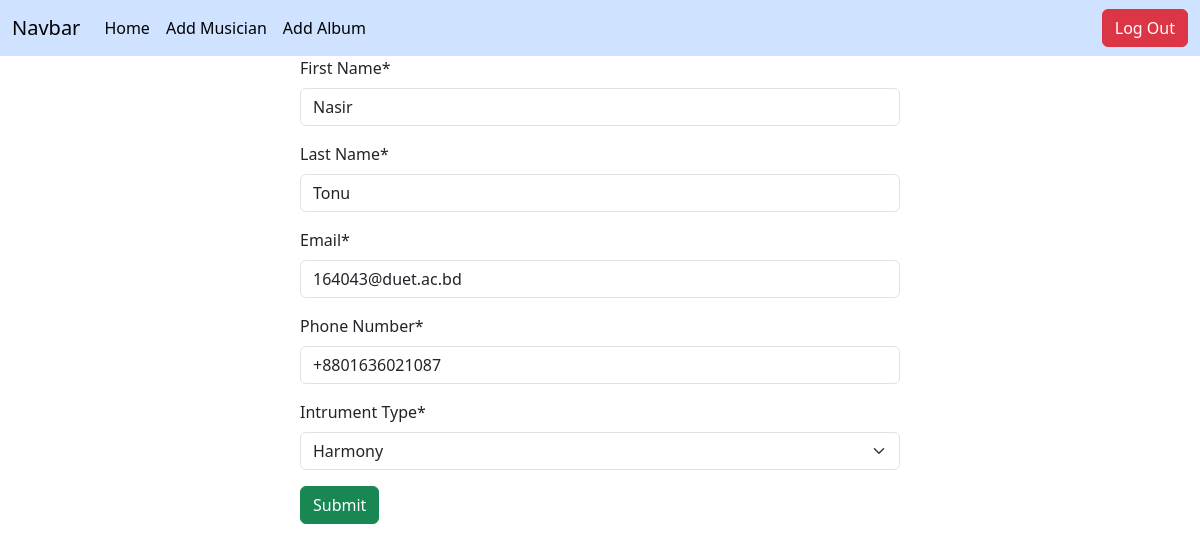
/musician/edit/3/ (signed in), run on the app's committed database.
### musician/models.py (models this page shows, shortened)
class MusicianModel(models.Model):
    instrument_type=[
        ('Guitar','Guitar'),
        ('Tabla','Tabla'),
        ('Harmony','Harmony'),
        ('Behala','Behala'),
        ('Ektara','Ektara'),
    ]
    FirstName=models.CharField(max_length=100,unique=True)
    LastName=models.CharField(max_length=100)
    Email=models.EmailField(max_length=100)
    PhoneNumber=PhoneNumberField(default='+880')
    IntrumentType=models.CharField(max_length=100,choices=instrument_type)

### musician/views.py (the view)
# urls.py: path('edit/<int:id>/',views.UpdateMusician.as_view(),name='edit_musician'),
class UpdateMusician(UpdateView):
    model=models.MusicianModel
    form_class=forms.MusicianForm
    template_name='add_musicain.html'
    pk_url_kwarg='id'
    success_url=reverse_lazy('home')

### musician/forms.py
class MusicianForm(forms.ModelForm):
    class Meta:
        model=MusicianModel
        fields='__all__'
        labels={
            'FirstName':'First Name',
            'LastName':'Last Name',
            'PhoneNumber':'Phone Number',
            'IntrumentType':'Intrument Type',
        }

### musician/templates/add_musicain.html (shortened to what this page needs)
{% extends "base.html" %}
{% load crispy_forms_tags %}
{% block content %}
<form action="" method="post" style='margin:auto;width:50%' novalidate>
    {{form | crispy}}
    <button class='btn btn-success'>Submit</button>
</form>
{% endblock content %}

### data on the page
MusicianModel: FirstName "Nasir", LastName "Tonu", Email "164043@duet.ac.bd", PhoneNumber "+8801636021087", IntrumentType "Harmony"
